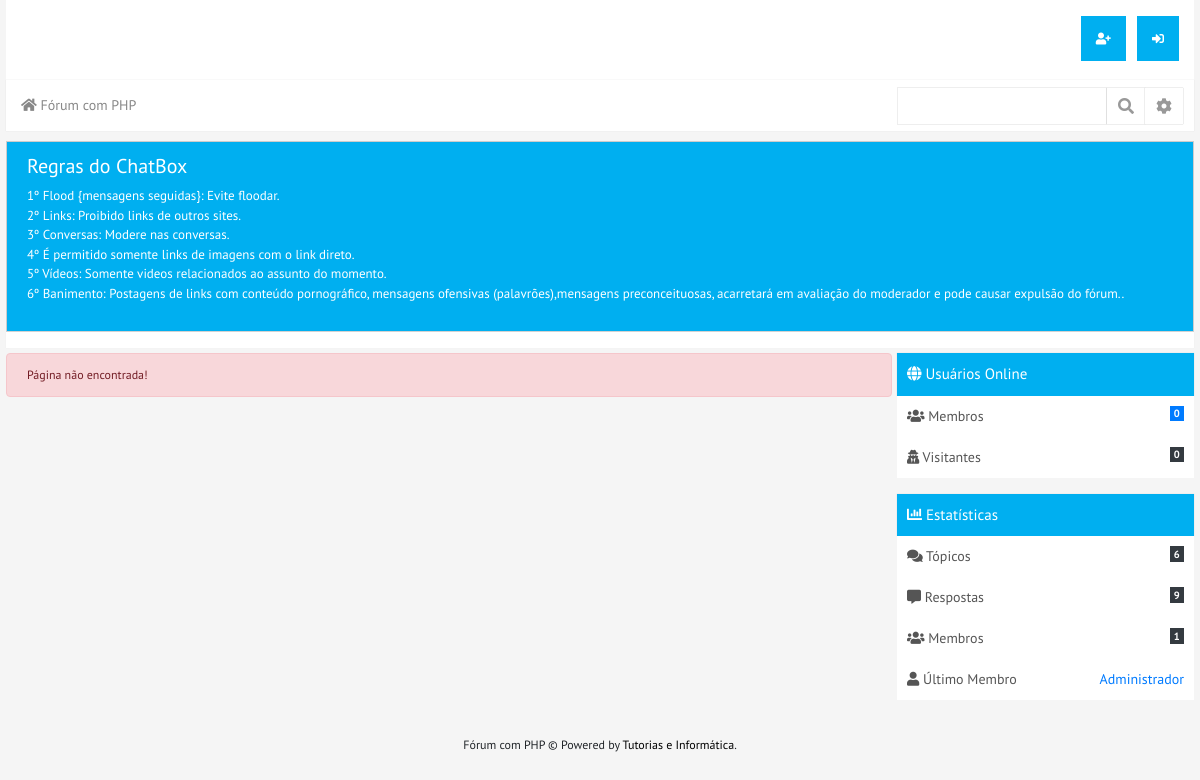
Page /forum/pags/history.back on the committed database.
### tables this page shows
CREATE TABLE `configs_site` (
  `id` int(20) NOT NULL,
  `titulo` varchar(200) NOT NULL,
  `pontos_por_curtidas` int(20) NOT NULL DEFAULT '1',
  `description` varchar(200) DEFAULT NULL,
  `keywords` varchar(200) DEFAULT NULL,
  `banner` varchar(200) DEFAULT NULL,
  `icon` varchar(200) DEFAULT NULL
);

CREATE TABLE `chatbox` (
  `id` int(11) NOT NULL,
  `regras` text NOT NULL,
  `min_permission` int(200) NOT NULL DEFAULT '0'
);

CREATE TABLE `usuarios` (
  `id` int(20) NOT NULL,
  `nome` varchar(200) NOT NULL,
  `usuario` varchar(200) NOT NULL,
  `foto` varchar(200) NOT NULL,
  `senha` varchar(200) NOT NULL,
  `email` varchar(200) NOT NULL,
  `nivel` int(200) NOT NULL DEFAULT '0',
  `pontos` int(200) NOT NULL DEFAULT '1',
  `ativo` int(20) NOT NULL DEFAULT '1',
  `ativo_chat` int(20) NOT NULL DEFAULT '1',
  `nascimento` varchar(200) DEFAULT NULL,
  `sexo` int(20) DEFAULT NULL,
  `pais` varchar(200) DEFAULT NULL,
  `estado` varchar(200) DEFAULT NULL,
  `sobre` varchar(200) DEFAULT NULL,
  `hobbies` varchar(200) DEFAULT NULL,
  `skills` varchar(200) DEFAULT NULL,
  `data_cadastro` varchar(200) DEFAULT NULL
);

### forum/index.php (the view, shortened to what this page needs)
<?php
	include_once("lib/includes.php");
	$forum = new forum($con);
?>
<!doctype html>
<html lang="en">
  <head>
    <title><?php $forum->gera_titulo();?></title>
    <link rel="stylesheet" href="css/bootstrap.min.css">
    <link rel="stylesheet" href="https://use.fontawesome.com/releases/v5.3.1/css/all.css">
    <?php $cor = (isset($_GET['cor'])) ? $_GET['cor'] : 'styleblue';?>
    <link rel="stylesheet" href="css/<?php echo $cor;?>.css"/>
    <link href="css/prism.css" rel="stylesheet"/>
  </head>
  <body>
  	<?php
  		$forum->mainmenu();
  		$forum->get_chatbox();
      $forum->grava_ip_online();
    ?>
  <div class="row">
  	<div class="col-sm-9">
	  	<?php
        $forum->carrega_pagina($con);
      ?>
  	</div>
	<?php $forum->rightMenu();?>
</div>
<?php $forum->modalLogin();?>
  </body>
  <footer><?php echo $forum->get_siteinfos("titulo");?> &copy; Powered by <a href="http://www.tutoriaiseinformatica.com">Tutorias e Informática</a>.</footer>
</html>

### forum/lib/classes.php (shortened to what this page needs)
<?php
	class forum extends usuarios{
		public $con = null;
		public function __construct($con){
			$this->con = $con;
		}
	public function carrega_pagina($con){
			$url = (isset($_GET['pagina'])) ? $_GET['pagina'] : 'inicio';
			$explode = explode('/', $url);
			$dir = "pags/";
			$ext = ".php";
			if(file_exists($dir.$explode['0'].$ext)){
			  require_once($dir.$explode['0'].$ext);
			}else{
			  echo '<div class="alert alert-danger">Página não encontrada!</div>';
			}
		}
		public function mainmenu(){
			echo "
			<div class='main-title'>
			<div class='row'>
				<div class='col-sm-8'>
				  </div>
				<div class='col-sm-4'>
					<ul align='right'>";
						if(isset($_SESSION['userLogin'])){
						echo "
						<li><a href=''><i class='fas fa-home'></i></a></li>
						<li><a href='perfil/{$this->usuario}'><i class='fas fa-user'></i>{$this->badgesSolicitations()}</a></li>
						<li><a href='mensagens/'><i class='fas fa-envelope'></i>{$this->badgesMessages()}</a></li>
						<li id='logout'><a href='sair/'><i class='fas fa-power-off'></i></a></li>
						<?php ";
						}else{
						echo "
						<li><a href='registro/' data-toggle='tooltip' data-placement='top' title='Cadastrar-se'><i class='fas fa-user-plus'></i></a></li>
						<li data-toggle='tooltip' data-placement='top' title='Entrar'><a href='' data-toggle='modal' data-target='#exampleModal'><i class='fas fa-sign-in-alt'></i></a></li>";
						}
					echo "
					</ul>
				</div>
			</div>
		</div>
	    <div class='main-menu'>
	      	<div class='row'>
		      	<div class='col-sm-9'>
			  		<nav aria-label='breadcrumb'>
				  <ol class='breadcrumb'>
				    <li class='breadcrumb-item'><a href='inicio/'><i class='fas fa-home'></i> {$this->get_siteinfos('titulo')}</a></li>";
					   echo "
					  </ol>
					</nav>
		      	</div>
		      	<div class='col-sm-3 form-inline'>
		      		<div class='form-group'>
		      			<form method='POST' action='buscar/'>
		      				<input type='text' name='resultado' class='form-control' required>
		      		</div>
		      		<div class='form-group'>
		      				<button type='submit' class='btn btn-secoundary'><i class='fas fa-search'></i></button>
		      				<input type='hidden' name='env' value='form'>
		      			</form>
		      		</div>
		      		<div class='form-group'>
	      				<button type='button' class='btn btn-secoundary' data-toggle='dropdown' aria-haspopup='true' aria-expanded='false' id='btnGroupDrop1'><i class='fas fa-cog'></i></button>
	      				<div class='dropdown-menu' aria-labelledby='btnGroupDrop1'>
					      <!--<a class='dropdown-item' href='#'>Dropdown link</a>
					      <a class='dropdown-item' href='#'>Dropdown link</a>-->
					    </div>
		      		</div>
		      	</div>
	      	</div>
	    </div>
			";
		}
	public function get_chatbox(){
		$sql = $this->con->prepare("SELECT * FROM chatbox");
		$sql->execute();
		$get = $sql->get_result();
		$dados = $get->fetch_assoc();
		echo "
		<div class='chatbox-full'>
		<div class='row'>
				<div class='col-sm-12'>
					<div class='alert alert-success'>
						{$dados['regras']}
					</div>
				</div>
			";
		$style = null;
		$placeholder = null;
		$show = null;
		$col = "col-sm-9";
		if(!isset($_SESSION['userLogin'])){
   			$style = "style='display:none;'";
   			$col = "col-sm-12";
   			$show = "disabled";
   		}else if(isset($_SESSION['userLogin']) && $this->ativo_chat == 0 || $this->ativo == 0){
   			$col = "col-sm-9";
   			$show = "disabled";
   			$placeholder = "placeholder='Você está bloquado.'";
   		}else if(isset($_SESSION['userLogin']) && $this->nivel < $dados['min_permission']){
   			$col = "col-sm-9";
   			$show = "disabled";
   			$placeholder = "placeholder='Usuários com este nível não podem utilizar o chat'";
   		}
		echo "
			<div class='{$col}'>
				<div class='chatbox'>
				<ul>";
		echo "
			</ul>
		</div>
   	</div>";
   		echo "<div class='col-sm-3' "; echo $style; echo ">
   			<form method='POST'>
   				<textarea class='form-control' rows='4' name='msg' "; echo $placeholder; echo $show; echo"></textarea>
   				<div class='options' align='center'>
	   				<button type='submit' class='btn btn-info btn-sm' {$show}>Enviar</button>
	   				<button type='reset' class='btn btn-primary btn-sm'>Limpar</button>
	   				<input type='hidden' name='env' value='envchat'>
   				</div>
   			</form>";
   		echo "</div></div></div>";
	}
	public function get_totalMembersOnline(){
		$sql = $this->con->prepare("SELECT * FROM usuarios_online WHERE sessao IS NOT NULL");
		$sql->execute();
		return $sql->get_result()->num_rows;
	}
	public function get_totalVisitantesOnline(){
		$sql = $this->con->prepare("SELECT * FROM usuarios_online WHERE sessao IS NULL");
		$sql->execute();
		return $sql->get_result()->num_rows;
	}
	public function get_numTopics(){
		$sql = $this->con->prepare("SELECT * FROM topicos");
		$sql->execute();
		return $sql->get_result()->num_rows;
	}
	public function get_numrespostas(){
		$sql = $this->con->prepare("SELECT * FROM respostas");
		$sql->execute();
		return $sql->get_result()->num_rows;
	}
	public function get_numusers(){
		$sql = $this->con->prepare("SELECT * FROM usuarios");
		$sql->execute();
		return $sql->get_result()->num_rows;
	}
	public function get_lastuser($valor){
		$sql = $this->con->prepare("SELECT * FROM usuarios ORDER BY id DESC LIMIT 1");
		$sql->execute();
		$get = $sql->get_result();
		$dados = $get->fetch_assoc();
		return $dados[$valor];
	}
	public function get_siteinfos($valor){
		$sql = $this->con->prepare("SELECT * FROM configs_site");
		$sql->execute();
		$get = $sql->get_result();
		$dados = $get->fetch_assoc();
		return $dados[$valor];
	}
	public function rightMenu(){
		echo "
		<div class='col-sm-3'>
    <div class='right-menu-title'><i class='fas fa-globe'></i> Usuários Online</div>
    <div class='right-menu'>
      <ul>
        <li><i class='fas fa-users'></i> Membros <span class='float-right badge badge-primary'>{$this->get_totalMembersOnline()}</span></li>
        <li><i class='fas fa-user-secret'></i> Visitantes <span class='float-right badge badge-dark'>{$this->get_totalVisitantesOnline()}</span></li>
      </ul>
	</div>
  <div class='right-menu-title'><i class='fas fa-chart-bar'></i> Estatísticas</div>
    <div class='right-menu'>
      <ul>
        <li><i class='fas fa-comments'></i> Tópicos <span class='float-right badge badge-dark'>{$this->get_numTopics()}</span></li>
        <li><i class='fas fa-comment-alt'></i> Respostas <span class='float-right badge badge-dark'>{$this->get_numrespostas()}</span></li>
        <li><i class='fas fa-users'></i> Membros <span class='float-right badge badge-dark'>{$this->get_numusers()}</span></li>
        <li><i class='fas fa-user'></i> Último Membro <span class='float-right'><a href='perfil/{$this->get_lastuser('usuario')}' class='text-primary'>{$this->get_lastuser('nome')}</a></span></li>
      </ul>
  </div>
</div>";
	}
}
?>

### forum/css/styleblue.css (style rules this page uses)
* { margin: 0px; padding: 0px; }
body { background-color: #f5f5f5; padding: 0% 0.5% 0% 0.5%; font-family: 'PT Sans', sans-serif; font-size: 12px; }
footer { text-align: center; margin-top: 20px; }
footer a { color: #000; }
.main-title { background-color: #FFF; margin: 0px; padding: 0px; }
.main-title ul { margin: 30px 0px 0px 0px; padding: 0px; }
.main-title ul li { list-style: none; display: inline-block; width: 50px; height: 50px; }
.main-title ul li a { background-color: #00AFF0; color: #FFF; padding: 15px }
.main-title .col-sm-8 { padding: 30px; }
.main-menu { background-color: #FFF; margin: 0px; padding: 0px; margin-bottom: 10px; box-shadow: 0px 0px 1px 0px #dcdcdc; }
.main-menu .breadcrumb { background-color: #FFF; margin: 0px; padding: 15px; color: #888; font-size: 14px; }
.main-menu .breadcrumb a:link, a:visited, a:active, a:hover { color: #888; text-decoration: none; }
.main-menu .form-group .form-control { border-radius: 0px; margin: 0px; }
.main-menu .form-group .form-control { border-radius: 0px; margin: 0px; border: 1px solid #eee; }
.main-menu .col-sm-3 .btn-secoundary { background-color: #FFF; border-radius: 0px; box-shadow: 0px 0px 1px 0px #999; padding: 5px 10px 5px 10px; }
.main-menu .col-sm-3 .btn-secoundary i { color: #999; }
.row { margin: 0px; padding: 0px; }
.row .col-sm-3 { padding:0px; }
.chatbox-full .chatbox { overflow-y: auto; max-height: 200px; box-shadow: 0px 0px 1px 0px #eee; margin: 0px; }
.chatbox-full .col-sm-12 { background-color: #FFF; padding: 0px; }
.chatbox-full .col-sm-12 .alert-success { background-color: #00AFF0; color: #FFF; border-radius: 0px; margin: 0px; border: 1px solid #ccc; }
.chatbox-full .col-sm-12 .alert-success h5 { color: white; }
.chatbox-full .col-sm-12 .alert-success p { font-size: 13px; }
.chatbox-full .chatbox { background-color: #FFF; }
.right-menu-title { background-color: #00AFF0; color: #FFF; padding: 10px 10px 10px 10px; font-size: 15px; box-shadow: 0px 0px 1px 0px #ccc; }
.right-menu { background-color: #FFF; padding: 0px; color: #555; }
.right-menu ul li { list-style: none; font-size: 14px; padding: 10px; color: #555; }
.right-menu ul li .badge { border-radius: 0px; }
@media (min-width:992px) { .col-sm-9 { padding: 0px 5px 0px 0px; } }

### rows in the picture
configs_site: titulo "Fórum com PHP"
chatbox: regras "Regras do ChatBox 1º Flood {mensagens seguidas}: Evite floodar. 2º Links: Proibido links de outros sites. 3º Conversas: Modere nas conversas. 4º É permitido somente links de imagens com o link direto. 5º Vídeos: Somente videos relacionados ao assunto do momento. 6º Banimento: Postagens de links com conteúdo pornográfico, mensagens ofensivas (palavrões),mensagens preconceituosas, acarretará em avaliação do moderador e pode causar expulsão do fórum.."
usuarios: nome "Administrador"

### other values in the picture
$this->get_totalMembersOnline() "0"
$this->get_totalVisitantesOnline() "0"
$this->get_numTopics() "6"
$this->get_numrespostas() "9"
$this->get_numusers() "1"
